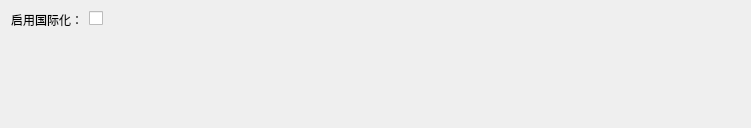
<ui version="4.0">
 <class>qSlicerSettingsInternationalizationPanel</class>
 <widget class="ctkSettingsPanel" name="qSlicerSettingsInternationalizationPanel">
  <property name="geometry">
   <rect>
    <x>0</x>
    <y>0</y>
    <width>751</width>
    <height>128</height>
   </rect>
  </property>
  <property name="windowTitle">
   <string>国际化</string>
  </property>
  <layout class="QFormLayout" name="formLayout">
   <item row="0" column="0">
    <widget class="QLabel" name="InternationalizationEnabledLabel">
     <property name="text">
      <string>启用国际化：</string>
     </property>
    </widget>
   </item>
   <item row="0" column="1">
    <widget class="QCheckBox" name="InternationalizationEnabledCheckBox">
     <property name="text">
      <string />
     </property>
    </widget>
   </item>
  </layout>
 </widget>
 <customwidgets>
  <customwidget>
   <class>ctkSettingsPanel</class>
   <extends>QWidget</extends>
   <header>ctkSettingsPanel.h</header>
   <container>1</container>
  </customwidget>
 </customwidgets>
 <resources />
 <connections />
</ui>
